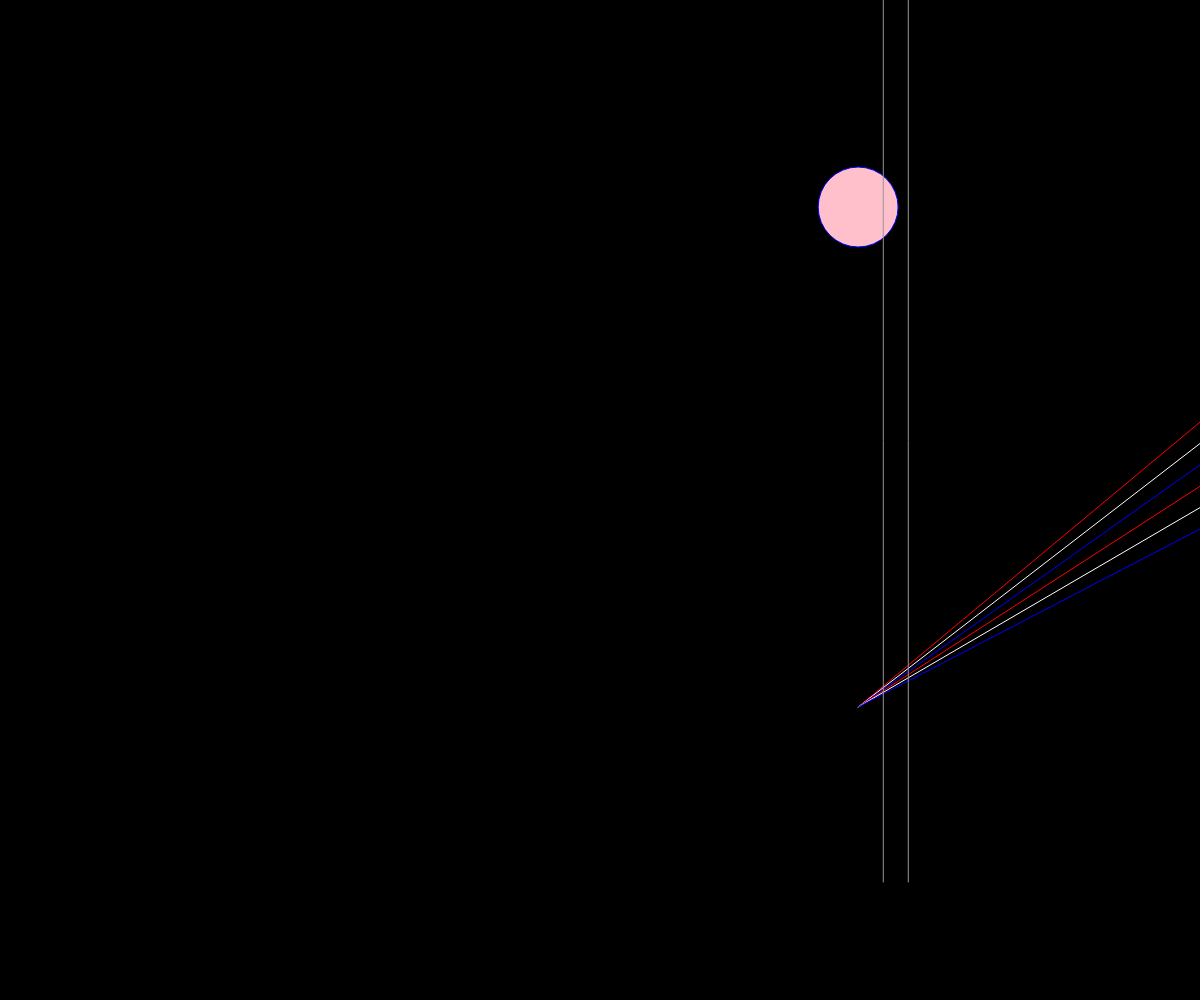
Frame 1 (no input)
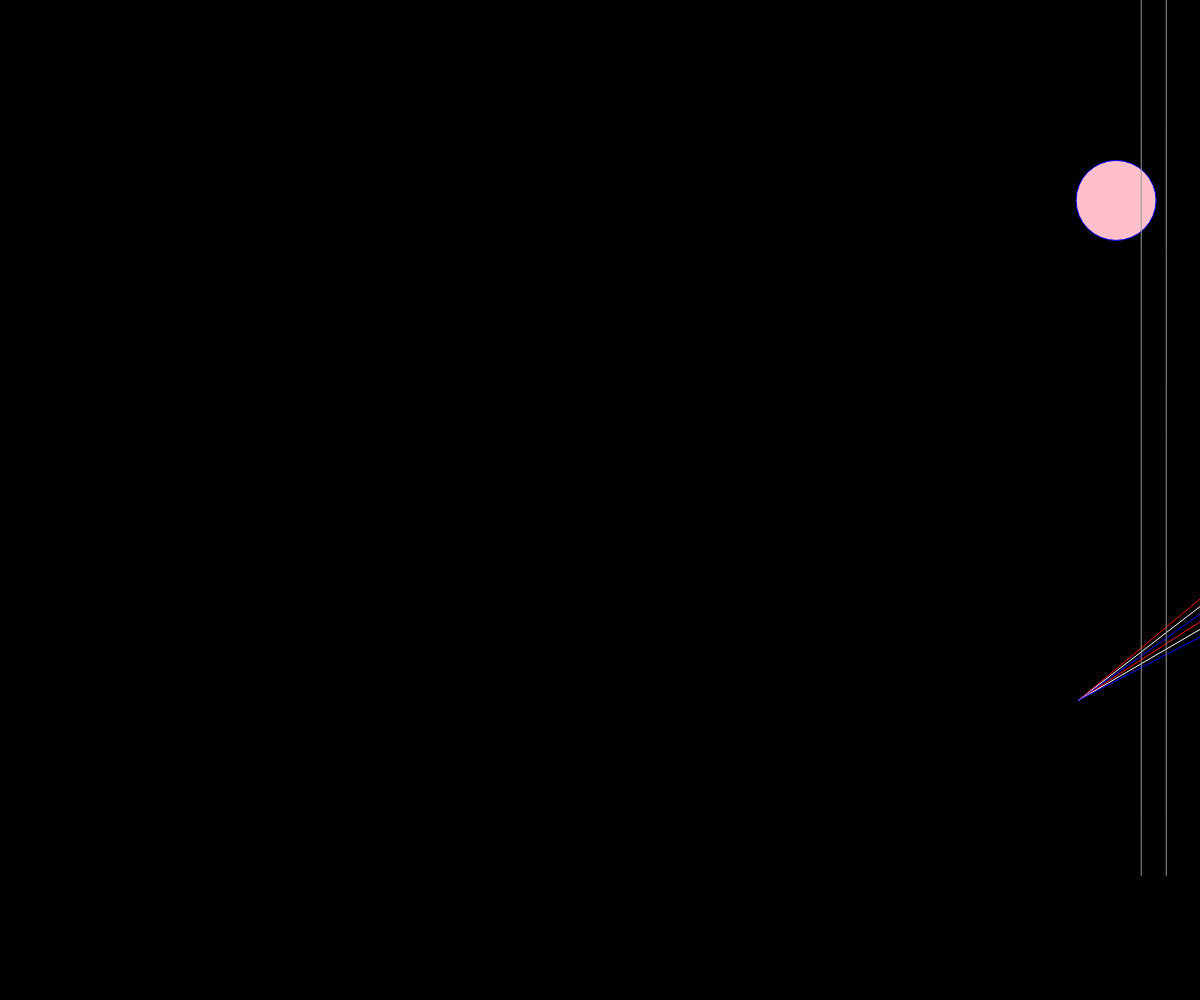
Frame 60 (no input)
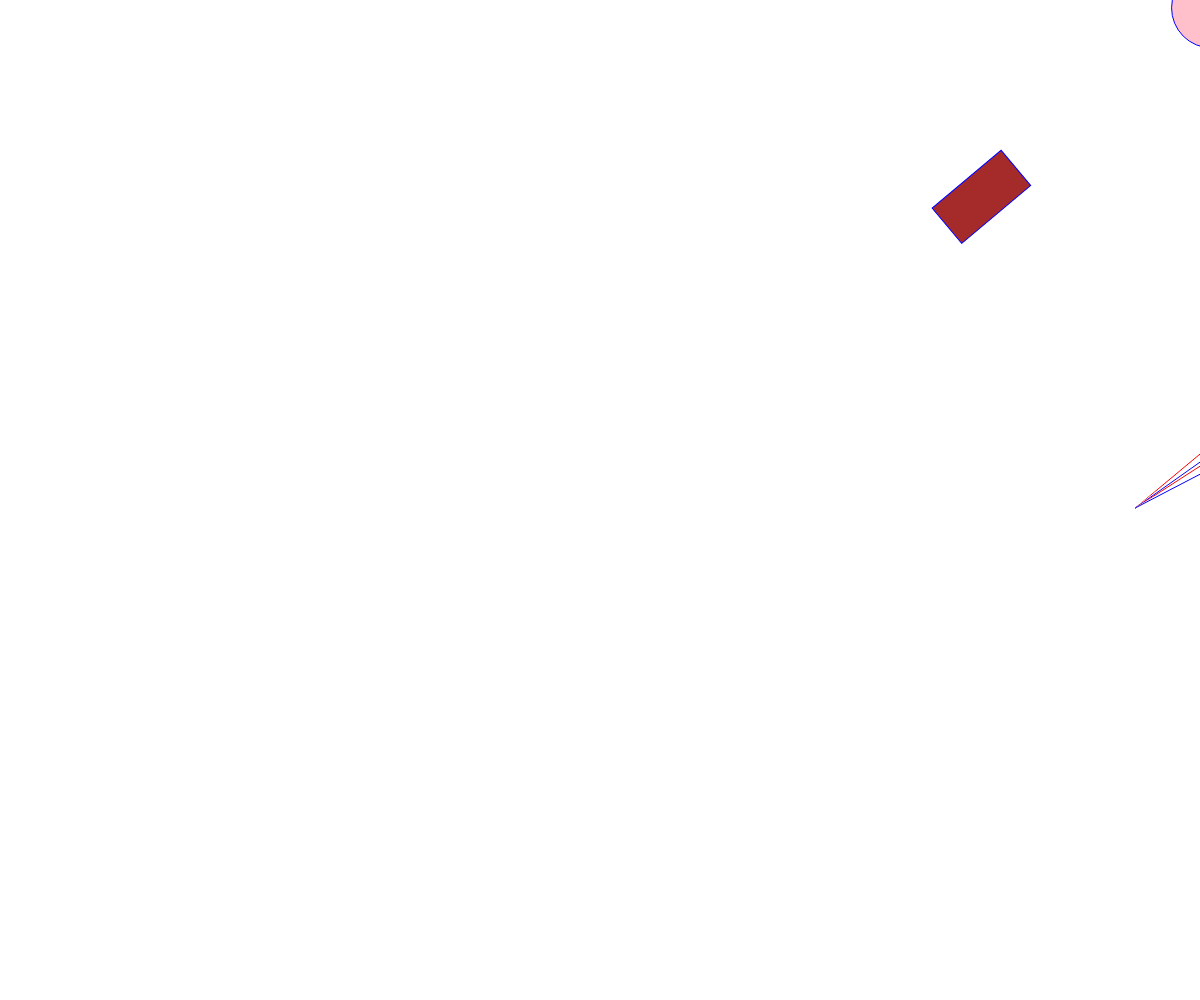
Frame 120 (the mouse pressed at the canvas centre since frame 60)

The p5.js sketch that drew these frames (run headless with seeded random() and noise() and a simulated clock; from frame 60 on, the mouse is pressed at the canvas centre):

// p5.js sketch
// ── sketch.js
//defining variables
var COL = 0;
var X = 0;
var Y = 175;
var angle = 0;




//c
function setup() {
createCanvas(windowWidth, windowHeight);



}


function draw() {

translate(random(1, width + 1), random(-500, height - 500));
quad(38, 31, 86, 20, 69, 63, 30, 76);

// background color changes as the mouse moves from left to right
noCursor();
background(COL);{}
  COL = map(mouseX, 5, windowWidth, 5, windowHeight );
    // draw a reference diagonal line
      stroke('red');
      line(0, height, width, 0);



      // draw a reference diagonal line
      stroke('white');
      line(0, height, width, 75);

      // draw a reference diagonal line
      stroke('blue');
      line(0, height, width, 150);

      // draw a reference diagonal line
      stroke('red');
      line(0, height, width, 225);

      // draw a reference diagonal line
      stroke('white');
      line(0, height, width, 300);

      // draw a reference diagonal line
      stroke('blue');
      line(0, height, width, 375);

  // pink ellipse
fill('pink');
ellipse (X, 500, 80, 80);
X = X + .12;
translate( X, mouseY)

// brown ellipse
fill('brown');
ellipse(X, Y, 30, 10);
X = X + .19;
translate(mouseX, Y);

// green ellipse
fill('green');
ellipse(X, 10, 69, 10);
X = X + .19;
rotate( radians(mouseY));

// lime ellipse
fill('lime');
ellipse(X, 7, 300, 60);
X = X + .14;




// bronn rectangle
fill('brown');
rect( mouseX, mouseY, 90, 46);
rotate( radians(angle));{
round(3);

}


ellipse(0, 50, 33, 33); // Left circle

push(); // Start a new drawing state
strokeWeight(5);
fill(204, 153, 0);
ellipse(33, 50, 33, 33); // Left-middle circle

push(); // Start another new drawing state
stroke(0, 102, 153);
ellipse(66, 50, 33, 33); // Right-middle circle
pop(); // Restore previous state

pop(); // Restore original state

ellipse(100, 50, 33, 33); // Right circle


var leftWall = 50;
var rightWall = 25;
var xm = mouseX;
var xc = constrain(mouseX, leftWall, rightWall);

stroke(150);
line(leftWall, 0, leftWall, height);
line(rightWall, 0, rightWall, height);





function mousePressed() {


}




}
